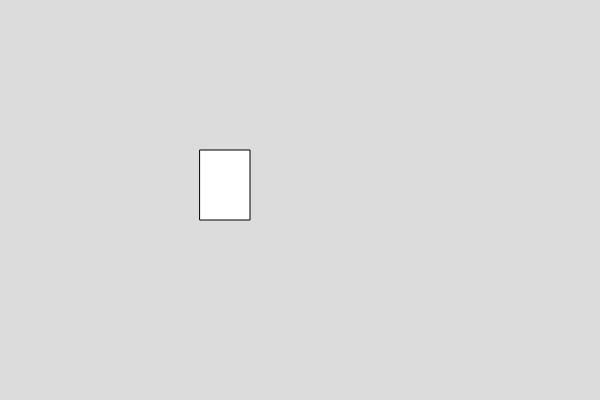
Frame 1 (no input)
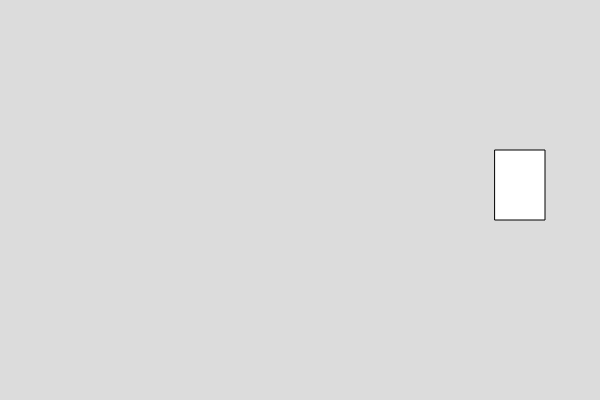
Frame 60 (no input)
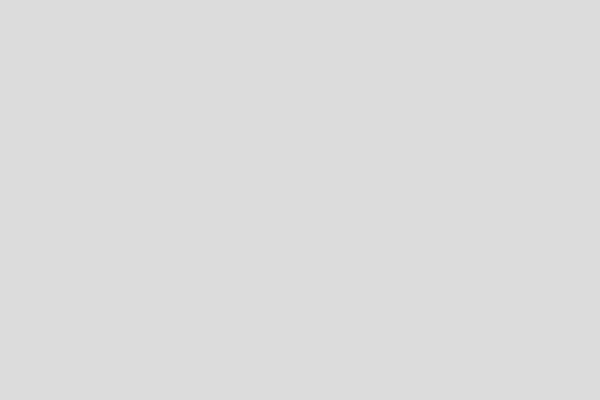
Frame 120 (the mouse pressed at the canvas centre since frame 60)

The p5.js sketch that drew these frames (run headless with seeded random() and noise() and a simulated clock; from frame 60 on, the mouse is pressed at the canvas centre):

// p5.js sketch
// ── sketch.js

var box1;

function setup() {
  createCanvas(600, 400);
  box1 = new Box();
}

function draw() {
  background(220);
  box1.display();
  box1.speed(5)
}
// ── box.js
class Box{
  //this is the attributes part that goes in setup
  constructor(){
    this.x = 200
    this.y = 150
    this.width = 50
    this.height = 70
  }

  //this is the functions part of the class that goes in draw
  display(){
    rect(this.x, this.y, this.width, this.height)
  }

  speed(v){
    this.x+=v
  }

}
